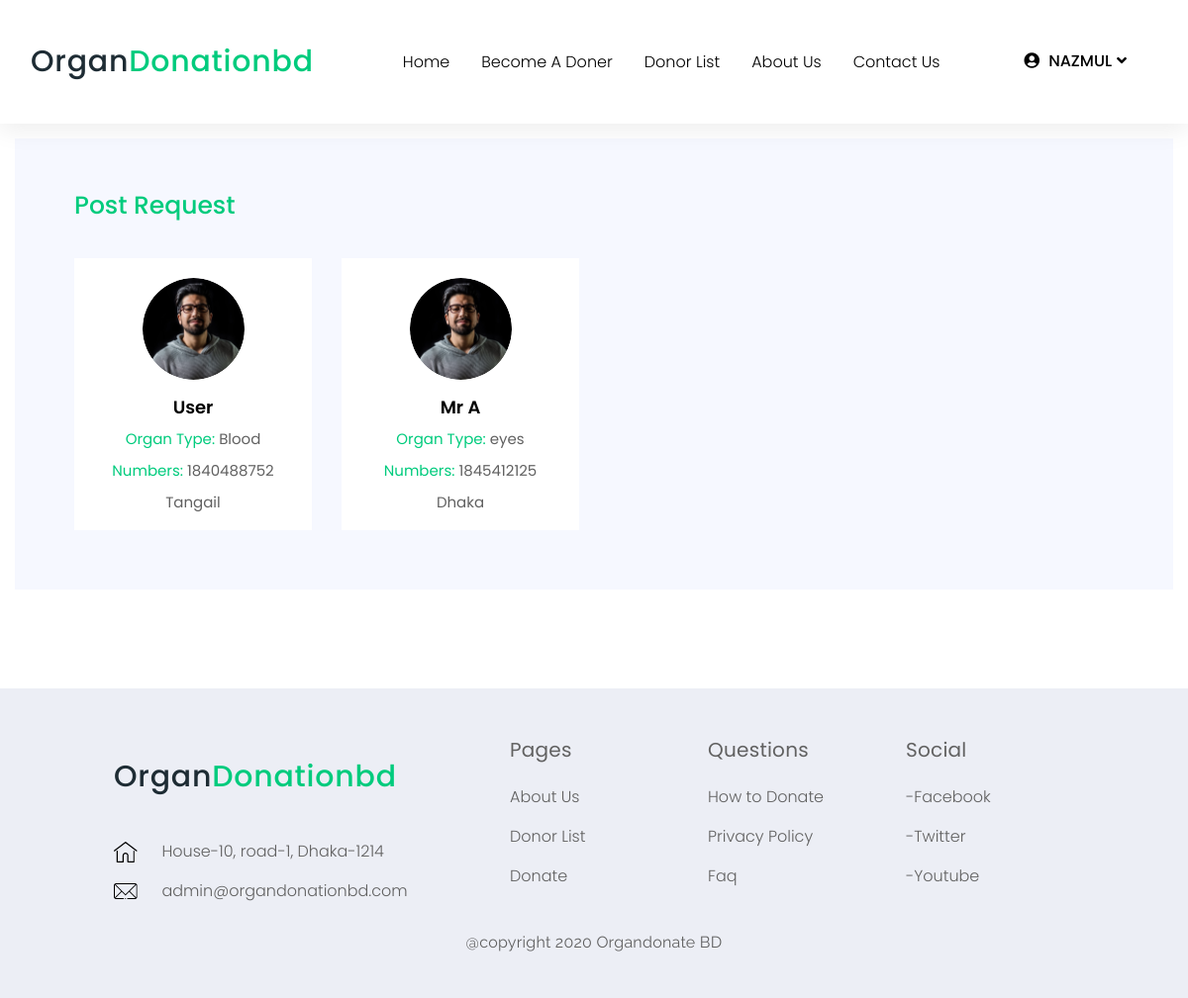
Page /post.php (signed in) on the earlier database version.
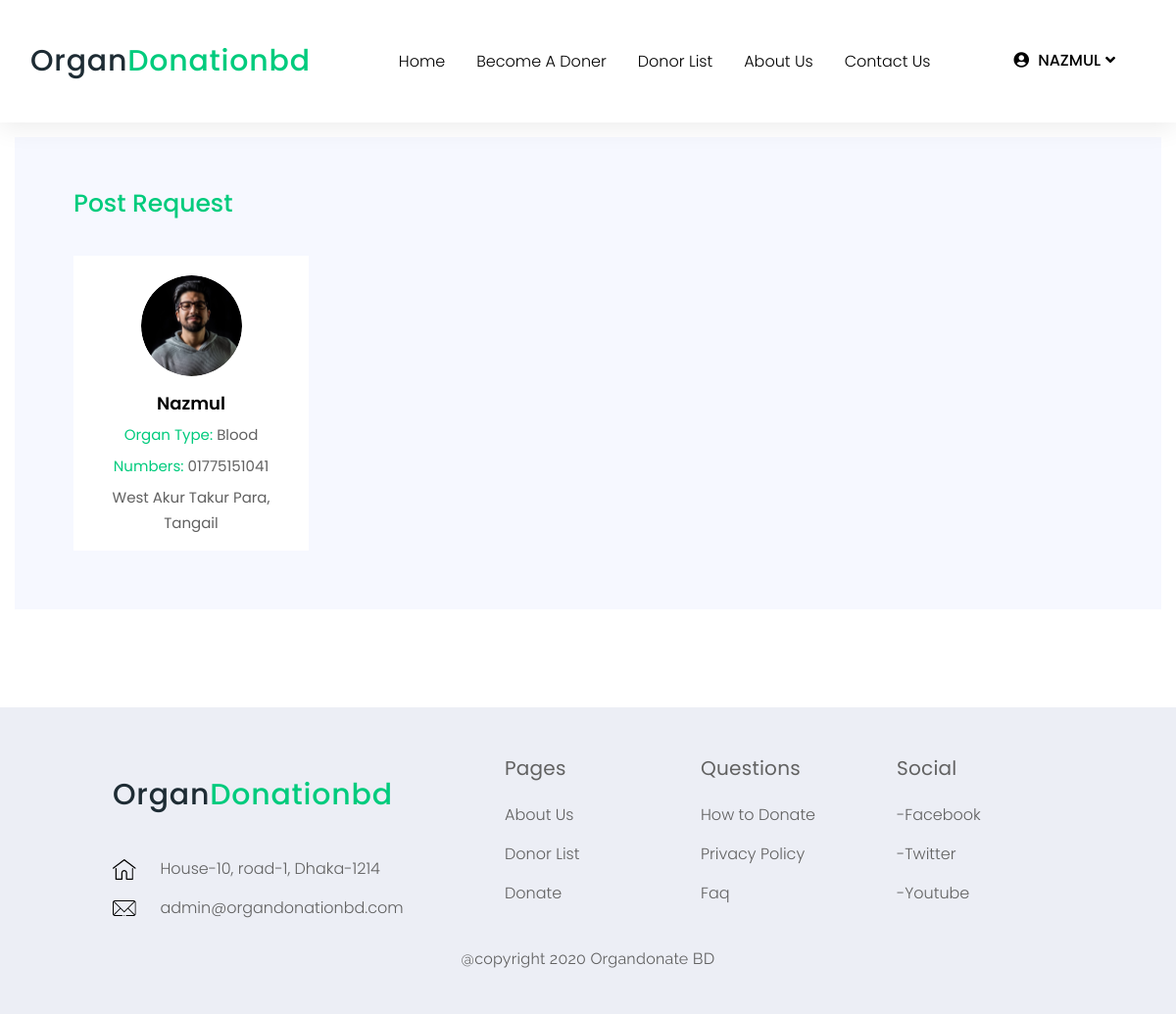
Same page on the later database version.
### tables this page shows
CREATE TABLE IF NOT EXISTS `post_request` (
  `id` int(10) NOT NULL AUTO_INCREMENT,
  `patientName` varchar(100) NOT NULL,
  `address` varchar(255) NOT NULL,
  `phone` varchar(30) NOT NULL,
  `requiredorgan` varchar(100) NOT NULL,
  `prescription` varchar(255) NOT NULL,
  `email` varchar(30) NOT NULL,
  `donate_user` varchar(100) NOT NULL,
  `action` int(11) NOT NULL DEFAULT 0,
  PRIMARY KEY (`id`)
);

### post.php (the view, shortened to what this page needs)
<?php
	include_once("header/header.php");
	$donerquery = "SELECT * FROM post_request";
	$donerresult = mysqli_query($connect, $donerquery);
?>
<main class="main-wrap">
        <section class="organ-donors-sec organ-donors-sec-1">
            <div class="container">
                <div class="organ-donors-sc">
                	<h3 class="organ-donors-title">Post Request</h3>
                    <div class="row">
                    	<?php
                    		foreach ($donerresult as $data):
                    		if($data['action'] == 1):
                    	?>
                        <div class="col-xl-3 col-lg-4 col-md-6">
                            <div class="single-organ-donors-inner text-center">
                                <div class="thumb">
                                    <img src="img/donors/1.png" alt="img">
                                </div>
                                <div class="details">
                                    <h3><?php echo $data['patientName'];?></h3>
                                    <ul class="meta">
                                        <li><span>Organ Type:</span> <?php echo $data['requiredorgan'];?></li>
                                        <li><span>Numbers:</span> <?php echo $data['phone'];?></li>
                                        <li><?php echo $data['address'];?></li>
                                    </ul>
                                </div>
                            </div>
                        </div>
                        <?php
                        	endif;
                    		endforeach;
                    	?>
                    </div>
                </div>
            </div>
        </section>
<?php
	include_once("header/footer.php");
?>

Differences in the rows shown:
removed post_request: action 1 (drawn), patientName "Mr A", requiredorgan "eyes", phone "1845412125", address "Dhaka"
changed post_request "Blood": patientName "User" → "Nazmul"; phone "1840488752" → "01775151041"; address "Tangail" → "West Akur Takur Para, Tangail"
